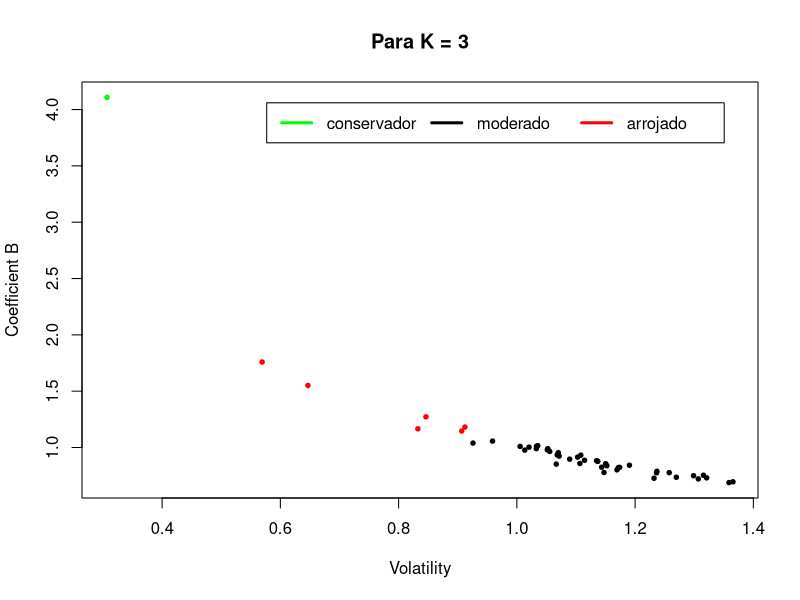
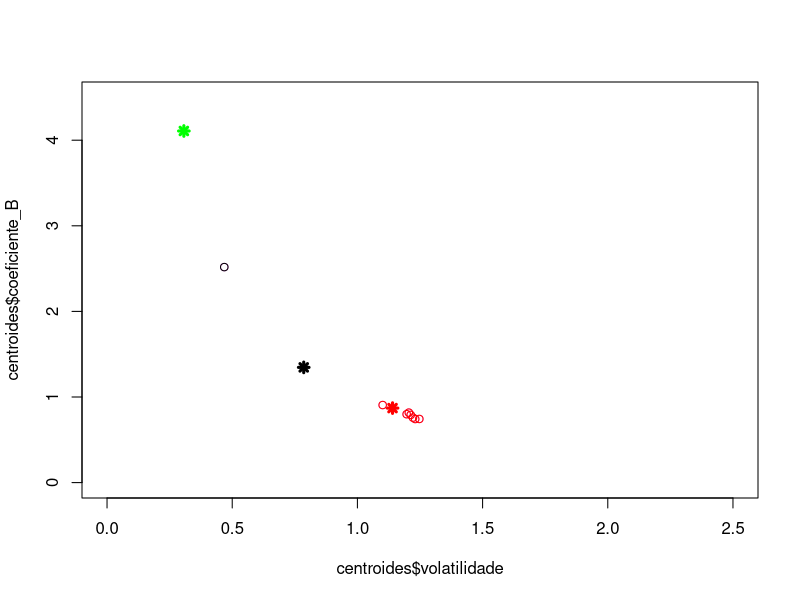

Source code (R) for these figures, in order:
dados = read.table("calculo_b_volatilidade.csv",sep=",",head=T)

retorna_cluster = function(dados,k){
  #   dados = eixo_x_y
  # k = 3
  #   dados = subset(eixo_x_y,eixo_x_y$tempo==semestre)
  iter = 45
  agrupamento = dados[,c("coeficiente_B","volatilidade")]
  #     dados[,1] = log(dados[,1])
  #     dados[,2] = log(dados[,2])
  
  km = kmeans (x = agrupamento, centers = k, iter.max = iter)
  agrupamento$cluster = km$cluster
  grupos = unique(km$cluster)
  #   print(grupos)
  dados$cluster = agrupamento$cluster
  dados$risco_b = ""
  dados$risco_b[dados$cluster == grupos[1]] = "moderado"
  dados$risco_b[dados$cluster == grupos[2]] = "arrojado"
  dados$risco_b[dados$cluster == grupos[3]] = "conservador"
  
  dados$cor = ""
  #   dados$cor[dados$cluster == grupos[1]] = "black"
  #   dados$cor[dados$cluster == grupos[2]] = "green"
  #   dados$cor[dados$cluster == grupos[3]] = "red"
  dados$cor[dados$cluster == grupos[1]] = "black"
  dados$cor[dados$cluster == grupos[2]] = "red"
  dados$cor[dados$cluster == grupos[3]] = "green"
  
  
  #   cor = c()
  #   #   dados$cor[dados$cluster == grupos[1]] = "black"
  #   #   dados$cor[dados$cluster == grupos[2]] = "green"
  #   #   dados$cor[dados$cluster == grupos[3]] = "red"
  #   cor[dados$cluster == grupos[1]] = "red"
  #   cor[dados$cluster == grupos[2]] = "black"
  #   cor[dados$cluster == grupos[3]] = "green"
  #   head(dados)
  #   cluster_ordem = unique( km$cluster)
  legenda = c("conservador","moderado","arrojado")
  plot(main= paste("Para K = ",k,sep =""),agrupamento$coeficiente_B~agrupamento$volatilidade,xlab="Volatility",ylab="Coefficient B", col = dados$cor,pch = 20, cex = 0.9)
  #   points(km$centers[,1]~km$centers[,2],col=4, pch = 8,lwd=2)
  legend("topright", inset=.05,legenda , lwd= 3,col =c("green","black","red") , horiz=TRUE)
  # points(km$centers,col=1:k, pch = 8,lwd=3)
  
  #   agrupamento = agrupamento[order(agrupamento$cluster),]
  
  # dados
  #   return(dados)
  names(dados)
  # centroides = cbind(km$centers,data.frame(risco = c("conservador","moderado","arrojado")))
  centroides = as.data.frame(km$centers)
  centroides = centroides[order(centroides$volatilidade,decreasing=T),]
  centroides = cbind(centroides,data.frame(risco = c("arrojado","moderado","conservador")))
  centroides$cor = ""
  #   dados$cor[dados$cluster == grupos[1]] = "black"
  #   dados$cor[dados$cluster == grupos[2]] = "green"
  #   dados$cor[dados$cluster == grupos[3]] = "red"
  centroides$cor[centroides$risco == "conservador"] = "green"
  centroides$cor[centroides$risco == "moderado"] = "black"
  centroides$cor[centroides$risco == "arrojado"] = "red"
  
  plot( centroides$coeficiente_B~centroides$volatilidade,col=centroides$cor, pch = 8,lwd=3,xlim=c(0,2.5),ylim=c(0,4.5))
  return(centroides)
}
# return(km$centers)
# }
# eixo_x_y_sem_outlier = eixo_x_y[eixo_x_y$coeficiente_B<3,]
# agrupamento_dados = retorna_cluster(dados,3)
# outlier = eixo_x_y[eixo_x_y$coeficiente_B>3,]
# outlier$cor = "green"
# outlier$cluster = unique(agrupamento_dados$cluster[agrupamento_dados$risco_b=="conservador"])
# outlier$risco_b = "conservador"
# agrupamento_dados = rbind( agrupamento_dados,outlier)
# head(agrupamento_dados)
# legenda = c("conservador","moderado","arrojado")
# plot(main= paste("Para K = ",3,sep =""),agrupamento_dados$coeficiente_B~agrupamento_dados$volatilidade,xlab="Volatility",ylab="Coefficient B", col = agrupamento_dados$cor,pch = 20, cex = 0.9)
# #   points(km$centers[,1]~km$centers[,2],col=4, pch = 8,lwd=2)
# legend("topright", inset=.05,legenda , lwd= 3,col =c("green","black","red") , horiz=TRUE)



treino = subset(dados,dados$tempo< 2014)
teste = subset(dados,dados$tempo == 2014)
centroides = retorna_cluster(treino,3)
# pontos_novos = data.frame(volatilidade = c(0.9,1.1),coeficiente_B = c(1.50,0.8))
pontos_novos = teste[,c("volatilidade","coeficiente_B")]
points(pontos_novos$coeficiente_B~pontos_novos$volatilidade,col="violet")

novos_pontos_classificados = data.frame()
# ponto_estudado = 1# indices de todos os pontos

for(ponto_estudado in 1:nrow(pontos_novos)){
  ponto_centroide = 1:3 # os 3 possiveis centroides dos riscos
  distancia = sqrt((pontos_novos$volatilidade[ponto_estudado] - centroides$volatilidade[ponto_centroide])^2 + (pontos_novos$coeficiente_B[ponto_estudado] - centroides$coeficiente_B[ponto_centroide])^2)
  todas_distancias = data.frame(distancias = distancia,risco =centroides$risco)
  menor_distancia = which.min(todas_distancias$distancias)
  risco = as.character(todas_distancias$risco[menor_distancia])
  novos_pontos_classificados = rbind(novos_pontos_classificados,cbind(pontos_novos[ponto_estudado,],risco))
}
# novos_pontos_classificados = data.frame(pontos_novos$volatilidade)

novos_pontos_classificados$cor = ""
#   dados$cor[dados$cluster == grupos[1]] = "black"
#   dados$cor[dados$cluster == grupos[2]] = "green"
#   dados$cor[dados$cluster == grupos[3]] = "red"
novos_pontos_classificados$cor[novos_pontos_classificados$risco == "moderado"] = "black"
novos_pontos_classificados$cor[novos_pontos_classificados$risco == "arrojado"] = "red"
novos_pontos_classificados$cor[novos_pontos_classificados$risco == "conservador"] = "green"

points(novos_pontos_classificados$volatilidade,novos_pontos_classificados$coeficiente_B,col=novos_pontos_classificados$cor,lwd=1)
# aggregate(dados$a,list(dados$tempo),FUN=length)



# distancia = sqrt((pontos_novos$Sepal.Length[ponto_estudado] - pontos$Sepal.Length[ponto_vizinho])^2 + (pontos_novos$Sepal.Width[ponto_estudado] - pontos$Sepal.Width[ponto_vizinho])^2)
